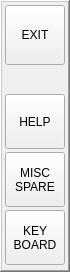
    <widget class="QFrame" name="frame_misc_btns_Vertical">
     <property name="geometry">
      <rect>
       <x>954</x>
       <y>0</y>
       <width>70</width>
       <height>272</height>
      </rect>
     </property>
     <property name="minimumSize">
      <size>
       <width>70</width>
       <height>272</height>
      </size>
     </property>
     <property name="maximumSize">
      <size>
       <width>70</width>
       <height>272</height>
      </size>
     </property>
     <property name="frameShape">
      <enum>QFrame::WinPanel</enum>
     </property>
     <property name="frameShadow">
      <enum>QFrame::Raised</enum>
     </property>
     <widget class="PushButton" name="pbtn_mainv_misc_exit">
      <property name="geometry">
       <rect>
        <x>5</x>
        <y>5</y>
        <width>60</width>
        <height>60</height>
       </rect>
      </property>
      <property name="minimumSize">
       <size>
        <width>60</width>
        <height>60</height>
       </size>
      </property>
      <property name="maximumSize">
       <size>
        <width>60</width>
        <height>60</height>
       </size>
      </property>
      <property name="text">
       <string>EXIT</string>
      </property>
      <property name="checkable">
       <bool>false</bool>
      </property>
     </widget>
     <widget class="PushButton" name="pbtn_mainv_misc_help">
      <property name="geometry">
       <rect>
        <x>5</x>
        <y>94</y>
        <width>60</width>
        <height>55</height>
       </rect>
      </property>
      <property name="text">
       <string>HELP</string>
      </property>
      <property name="checkable">
       <bool>true</bool>
      </property>
      <property name="python_command_option" stdset="0">
       <bool>false</bool>
      </property>
      <property name="true_python_cmd_string" stdset="0">
       <string/>
      </property>
     </widget>
     <widget class="PushButton" name="pbtn_mainv_misc_spare">
      <property name="geometry">
       <rect>
        <x>5</x>
        <y>152</y>
        <width>60</width>
        <height>55</height>
       </rect>
      </property>
      <property name="text">
       <string>MISC
SPARE</string>
      </property>
      <property name="checkable">
       <bool>true</bool>
      </property>
     </widget>
     <widget class="PushButton" name="pbtn_mainv_misc_keyboard">
      <property name="geometry">
       <rect>
        <x>5</x>
        <y>210</y>
        <width>60</width>
        <height>55</height>
       </rect>
      </property>
      <property name="text">
       <string>KEY
BOARD</string>
      </property>
      <property name="checkable">
       <bool>true</bool>
      </property>
      <property name="checked_state_text_option" stdset="0">
       <bool>false</bool>
      </property>
     </widget>
    </widget>
